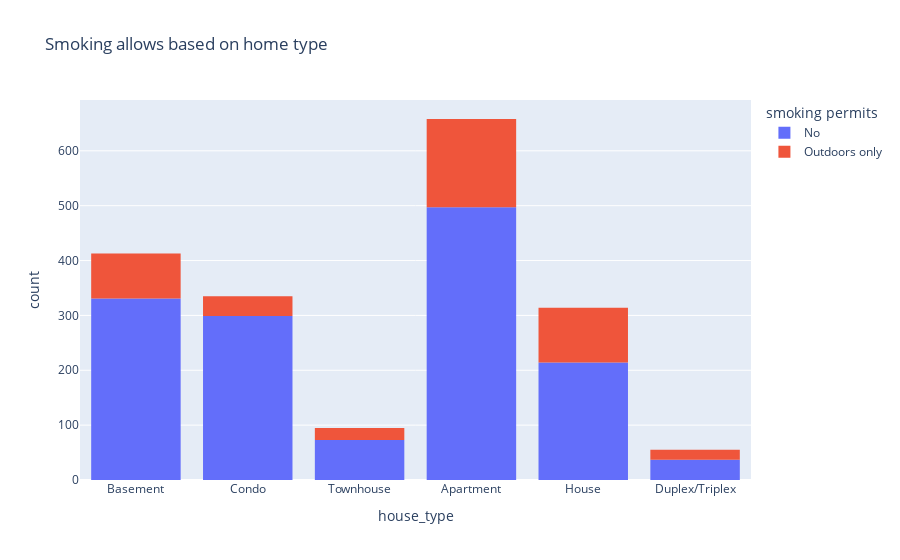

Notebook cell for this chart:
### Code cell
fig = px.histogram(df3, x="house_type",color="smoke",title="Smoking allows based on home type",
                  labels={
                      'smoke':"smoking permits"
                  })
fig.show()

### Figure 1 — Plotly figure (JSON) as saved in the notebook; plotly's stock layout.template omitted (floating-point values rounded to 4 significant figures; data arrays with more than 128 entries replaced by an {"elided": "..."} marker saying what was removed)
{"data": [{"alignmentgroup": "True", "bingroup": "x", "hovertemplate": "smoking permits=No<br>house_type=%{x}<br>count=%{y}<extra></extra>", "legendgroup": "No", "marker": {"color": "#636efa", "pattern": {"shape": ""}}, "name": "No", "offsetgroup": "No", "orientation": "v", "showlegend": true, "type": "histogram", "x": {"elided": "1451 str values"}, "xaxis": "x", "yaxis": "y"}, {"alignmentgroup": "True", "bingroup": "x", "hovertemplate": "smoking permits=Outdoors only<br>house_type=%{x}<br>count=%{y}<extra></extra>", "legendgroup": "Outdoors only", "marker": {"color": "#EF553B", "pattern": {"shape": ""}}, "name": "Outdoors only", "offsetgroup": "Outdoors only", "orientation": "v", "showlegend": true, "type": "histogram", "x": {"elided": "419 str values"}, "xaxis": "x", "yaxis": "y"}], "layout": {"barmode": "relative", "legend": {"title": {"text": "smoking permits"}, "tracegroupgap": 0}, "title": {"text": "Smoking allows based on home type"}, "xaxis": {"anchor": "y", "domain": [0, 1], "title": {"text": "house_type"}}, "yaxis": {"anchor": "x", "domain": [0, 1], "title": {"text": "count"}}}}
